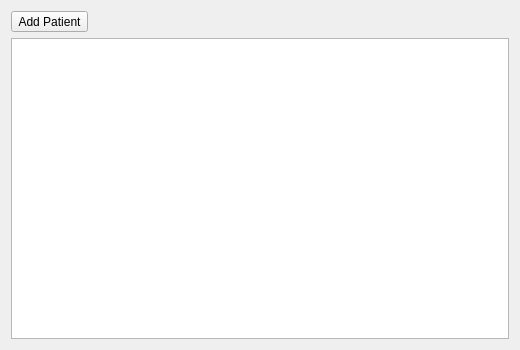
<?xml version="1.0" encoding="UTF-8"?>
<ui version="4.0">
 <class>DataTableView</class>
 <widget class="QWidget" name="DataTableView">
     <property name="geometry">
         <rect>
             <x>0</x>
             <y>0</y>
             <width>520</width>
             <height>350</height>
         </rect>
     </property>
     <property name="sizePolicy">
         <sizepolicy hsizetype="Expanding" vsizetype="Expanding">
             <horstretch>0</horstretch>
             <verstretch>0</verstretch>
         </sizepolicy>
     </property>
     <property name="windowTitle">
         <string>Form</string>
     </property>
     <layout class="QVBoxLayout" name="verticalLayout">
         <item>
             <widget class="QToolButton" name="AddButton">
                 <property name="text">
                     <string>Add Patient</string>
                 </property>
             </widget>
         </item>
         <item>
             <layout class="QVBoxLayout" name="verticalLayout_2">
                 <property name="sizeConstraint">
                     <enum>QLayout::SetMaximumSize</enum>
                 </property>
                 <item>
                     <widget class="QTableView" name="PatientView">
                         <property name="sizePolicy">
                             <sizepolicy hsizetype="Expanding"
                                         vsizetype="Expanding">
                                 <horstretch>0</horstretch>
                                 <verstretch>0</verstretch>
                             </sizepolicy>
                         </property>
                         <property name="minimumSize">
                             <size>
                                 <width>480</width>
                                 <height>300</height>
                             </size>
                         </property>
                         <property name="autoFillBackground">
                             <bool>true</bool>
                         </property>
                         <property name="sortingEnabled">
                             <bool>true</bool>
                         </property>
                         <attribute name="horizontalHeaderStretchLastSection">
                             <bool>true</bool>
                         </attribute>
                     </widget>
                 </item>
             </layout>
         </item>
     </layout>
 </widget>
 <resources/>
 <connections/>
</ui>
